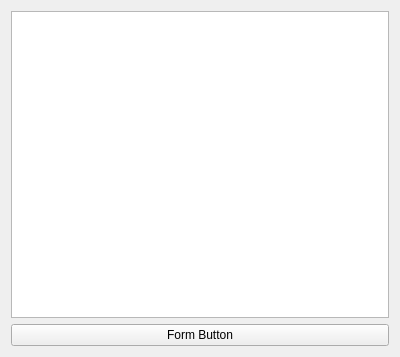
<?xml version="1.0" encoding="UTF-8"?>
<ui version="4.0">
 <class>Form</class>
 <widget class="QWidget" name="Form">
  <property name="geometry">
   <rect>
    <x>0</x>
    <y>0</y>
    <width>400</width>
    <height>357</height>
   </rect>
  </property>
  <property name="windowTitle">
   <string>Form</string>
  </property>
  <layout class="QVBoxLayout" name="verticalLayout_2">
   <item>
    <layout class="QVBoxLayout" name="verticalLayout">
     <item>
      <widget class="QTextEdit" name="textEdit"/>
     </item>
     <item>
      <widget class="QPushButton" name="pushButton">
       <property name="text">
        <string>Form Button</string>
       </property>
      </widget>
     </item>
    </layout>
   </item>
  </layout>
 </widget>
 <resources/>
 <connections/>
</ui>
